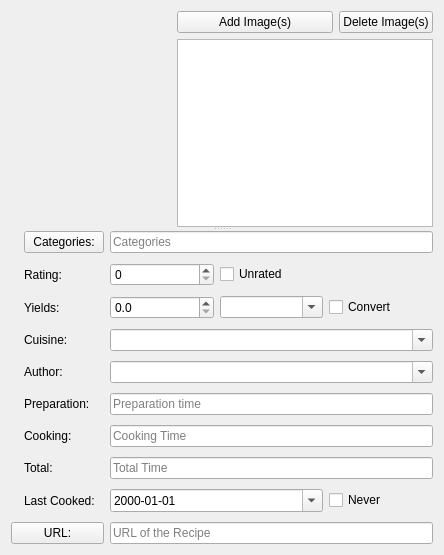
       <widget class="QWidget" name="mainTab">
        <attribute name="title">
         <string>Information</string>
        </attribute>
        <layout class="QVBoxLayout" name="verticalLayout_3">
         <item>
          <widget class="QSplitter" name="imageSplitter">
           <property name="orientation">
            <enum>Qt::Vertical</enum>
           </property>
           <widget class="QWidget" name="layoutWidget">
            <layout class="QHBoxLayout" name="imageHorizontalLayout">
             <item>
              <widget class="QLabel" name="imageLabel">
               <property name="sizePolicy">
                <sizepolicy hsizetype="Preferred" vsizetype="Preferred">
                 <horstretch>5</horstretch>
                 <verstretch>5</verstretch>
                </sizepolicy>
               </property>
               <property name="minimumSize">
                <size>
                 <width>160</width>
                 <height>120</height>
                </size>
               </property>
               <property name="maximumSize">
                <size>
                 <width>640</width>
                 <height>480</height>
                </size>
               </property>
               <property name="font">
                <font>
                 <weight>50</weight>
                 <bold>false</bold>
                </font>
               </property>
               <property name="text">
                <string notr="true"/>
               </property>
               <property name="pixmap">
                <pixmap resource="../../resources/resources.qrc">:/icons/image-32.png</pixmap>
               </property>
               <property name="scaledContents">
                <bool>false</bool>
               </property>
               <property name="alignment">
                <set>Qt::AlignCenter</set>
               </property>
              </widget>
             </item>
             <item>
              <layout class="QVBoxLayout" name="imageListVerticalLayout">
               <item>
                <layout class="QHBoxLayout" name="imageButtonsHorizontalLayout">
                 <item>
                  <widget class="QPushButton" name="addImagesButton">
                   <property name="enabled">
                    <bool>true</bool>
                   </property>
                   <property name="focusPolicy">
                    <enum>Qt::NoFocus</enum>
                   </property>
                   <property name="text">
                    <string>Add Image(s)</string>
                   </property>
                   <property name="icon">
                    <iconset resource="../../resources/resources.qrc">
                     <normaloff>:/icons/plus.png</normaloff>:/icons/plus.png</iconset>
                   </property>
                  </widget>
                 </item>
                 <item>
                  <widget class="QPushButton" name="deleteImagesButton">
                   <property name="enabled">
                    <bool>true</bool>
                   </property>
                   <property name="sizePolicy">
                    <sizepolicy hsizetype="Fixed" vsizetype="Fixed">
                     <horstretch>0</horstretch>
                     <verstretch>0</verstretch>
                    </sizepolicy>
                   </property>
                   <property name="focusPolicy">
                    <enum>Qt::NoFocus</enum>
                   </property>
                   <property name="text">
                    <string>Delete Image(s)</string>
                   </property>
                   <property name="icon">
                    <iconset resource="../../resources/resources.qrc">
                     <normaloff>:/icons/minus.png</normaloff>:/icons/minus.png</iconset>
                   </property>
                  </widget>
                 </item>
                </layout>
               </item>
               <item>
                <widget class="QTableView" name="imageTableView">
                 <property name="focusPolicy">
                  <enum>Qt::NoFocus</enum>
                 </property>
                 <property name="acceptDrops">
                  <bool>true</bool>
                 </property>
                 <property name="editTriggers">
                  <set>QAbstractItemView::AllEditTriggers</set>
                 </property>
                 <property name="dragEnabled">
                  <bool>true</bool>
                 </property>
                 <property name="dragDropOverwriteMode">
                  <bool>false</bool>
                 </property>
                 <property name="dragDropMode">
                  <enum>QAbstractItemView::InternalMove</enum>
                 </property>
                 <property name="defaultDropAction">
                  <enum>Qt::MoveAction</enum>
                 </property>
                 <property name="selectionMode">
                  <enum>QAbstractItemView::ExtendedSelection</enum>
                 </property>
                 <property name="selectionBehavior">
                  <enum>QAbstractItemView::SelectRows</enum>
                 </property>
                 <property name="gridStyle">
                  <enum>Qt::NoPen</enum>
                 </property>
                 <property name="cornerButtonEnabled">
                  <bool>false</bool>
                 </property>
                 <attribute name="horizontalHeaderVisible">
                  <bool>true</bool>
                 </attribute>
                 <attribute name="horizontalHeaderStretchLastSection">
                  <bool>true</bool>
                 </attribute>
                </widget>
               </item>
              </layout>
             </item>
            </layout>
           </widget>
           <widget class="QWidget" name="layoutWidget">
            <layout class="QGridLayout" name="gridLayout">
             <property name="leftMargin">
              <number>0</number>
             </property>
             <property name="verticalSpacing">
              <number>10</number>
             </property>
             <item row="8" column="2" colspan="2">
              <widget class="QDateEdit" name="lastCookedDateEdit">
               <property name="enabled">
                <bool>true</bool>
               </property>
               <property name="sizePolicy">
                <sizepolicy hsizetype="Minimum" vsizetype="Fixed">
                 <horstretch>5</horstretch>
                 <verstretch>0</verstretch>
                </sizepolicy>
               </property>
               <property name="readOnly">
                <bool>false</bool>
               </property>
               <property name="maximumDateTime">
                <datetime>
                 <hour>23</hour>
                 <minute>59</minute>
                 <second>59</second>
                 <year>9999</year>
                 <month>12</month>
                 <day>28</day>
                </datetime>
               </property>
               <property name="displayFormat">
                <string>yyyy-MM-dd</string>
               </property>
               <property name="calendarPopup">
                <bool>true</bool>
               </property>
              </widget>
             </item>
             <item row="8" column="4">
              <widget class="QCheckBox" name="neverCookedCheckBox">
               <property name="enabled">
                <bool>true</bool>
               </property>
               <property name="text">
                <string>Never</string>
               </property>
              </widget>
             </item>
             <item row="0" column="1">
              <widget class="QPushButton" name="catgoriesButton">
               <property name="focusPolicy">
                <enum>Qt::NoFocus</enum>
               </property>
               <property name="text">
                <string>Categories:</string>
               </property>
              </widget>
             </item>
             <item row="6" column="2" colspan="3">
              <widget class="QLineEdit" name="cookingTimeLineEdit">
               <property name="enabled">
                <bool>true</bool>
               </property>
               <property name="sizePolicy">
                <sizepolicy hsizetype="Expanding" vsizetype="Fixed">
                 <horstretch>5</horstretch>
                 <verstretch>0</verstretch>
                </sizepolicy>
               </property>
               <property name="readOnly">
                <bool>false</bool>
               </property>
               <property name="placeholderText">
                <string>Cooking Time</string>
               </property>
              </widget>
             </item>
             <item row="2" column="2">
              <widget class="QDoubleSpinBox" name="yieldsDoubleSpinBox">
               <property name="enabled">
                <bool>true</bool>
               </property>
               <property name="sizePolicy">
                <sizepolicy hsizetype="Minimum" vsizetype="Fixed">
                 <horstretch>0</horstretch>
                 <verstretch>0</verstretch>
                </sizepolicy>
               </property>
               <property name="readOnly">
                <bool>false</bool>
               </property>
               <property name="prefix">
                <string/>
               </property>
               <property name="decimals">
                <number>1</number>
               </property>
               <property name="minimum">
                <double>0.000000000000000</double>
               </property>
               <property name="maximum">
                <double>9999.000000000000000</double>
               </property>
              </widget>
             </item>
             <item row="3" column="1">
              <widget class="QLabel" name="cuisineLabel">
               <property name="text">
                <string>Cuisine:</string>
               </property>
              </widget>
             </item>
             <item row="8" column="1">
              <widget class="QLabel" name="lastCookedLabel">
               <property name="text">
                <string>Last Cooked:</string>
               </property>
              </widget>
             </item>
             <item row="2" column="0">
              <widget class="QLabel" name="imageYieldsLabel">
               <property name="text">
                <string/>
               </property>
               <property name="pixmap">
                <pixmap resource="../../resources/resources.qrc">:/icons/plates.png</pixmap>
               </property>
              </widget>
             </item>
             <item row="1" column="1">
              <widget class="QLabel" name="ratingLabel">
               <property name="text">
                <string>Rating:</string>
               </property>
              </widget>
             </item>
             <item row="5" column="0">
              <widget class="QLabel" name="imagePreparationTimeLabel">
               <property name="text">
                <string/>
               </property>
               <property name="pixmap">
                <pixmap resource="../../resources/resources.qrc">:/icons/clock.png</pixmap>
               </property>
              </widget>
             </item>
             <item row="6" column="0">
              <widget class="QLabel" name="imageCookingTimeLabel">
               <property name="text">
                <string/>
               </property>
               <property name="pixmap">
                <pixmap resource="../../resources/resources.qrc">:/icons/clock.png</pixmap>
               </property>
              </widget>
             </item>
             <item row="6" column="1">
              <widget class="QLabel" name="cookingTimeLabel">
               <property name="text">
                <string>Cooking:</string>
               </property>
              </widget>
             </item>
             <item row="7" column="2" colspan="3">
              <widget class="QLineEdit" name="totalTimeLineEdit">
               <property name="enabled">
                <bool>true</bool>
               </property>
               <property name="sizePolicy">
                <sizepolicy hsizetype="Expanding" vsizetype="Fixed">
                 <horstretch>5</horstretch>
                 <verstretch>0</verstretch>
                </sizepolicy>
               </property>
               <property name="readOnly">
                <bool>false</bool>
               </property>
               <property name="placeholderText">
                <string>Total Time</string>
               </property>
              </widget>
             </item>
             <item row="1" column="2">
              <widget class="QSpinBox" name="ratingSpinBox">
               <property name="enabled">
                <bool>true</bool>
               </property>
               <property name="sizePolicy">
                <sizepolicy hsizetype="Minimum" vsizetype="Fixed">
                 <horstretch>0</horstretch>
                 <verstretch>0</verstretch>
                </sizepolicy>
               </property>
               <property name="readOnly">
                <bool>false</bool>
               </property>
               <property name="maximum">
                <number>10</number>
               </property>
              </widget>
             </item>
             <item row="5" column="2" colspan="3">
              <widget class="QLineEdit" name="preparationTimeLineEdit">
               <property name="enabled">
                <bool>true</bool>
               </property>
               <property name="sizePolicy">
                <sizepolicy hsizetype="Expanding" vsizetype="Fixed">
                 <horstretch>5</horstretch>
                 <verstretch>0</verstretch>
                </sizepolicy>
               </property>
               <property name="readOnly">
                <bool>false</bool>
               </property>
               <property name="placeholderText">
                <string>Preparation time</string>
               </property>
              </widget>
             </item>
             <item row="2" column="4">
              <widget class="QCheckBox" name="convertYieldsCheckBox">
               <property name="text">
                <string>Convert</string>
               </property>
              </widget>
             </item>
             <item row="9" column="2" colspan="3">
              <widget class="QLineEdit" name="urlLineEdit">
               <property name="enabled">
                <bool>true</bool>
               </property>
               <property name="sizePolicy">
                <sizepolicy hsizetype="Expanding" vsizetype="Fixed">
                 <horstretch>5</horstretch>
                 <verstretch>0</verstretch>
                </sizepolicy>
               </property>
               <property name="readOnly">
                <bool>false</bool>
               </property>
               <property name="placeholderText">
                <string>URL of the Recipe</string>
               </property>
              </widget>
             </item>
             <item row="2" column="1">
              <widget class="QLabel" name="yieldsLabel">
               <property name="text">
                <string>Yields:</string>
               </property>
              </widget>
             </item>
             <item row="1" column="0">
              <widget class="QLabel" name="imageRatingLabel">
               <property name="text">
                <string/>
               </property>
               <property name="pixmap">
                <pixmap resource="../../resources/resources.qrc">:/icons/star.png</pixmap>
               </property>
              </widget>
             </item>
             <item row="5" column="1">
              <widget class="QLabel" name="preparationTimeLabel">
               <property name="text">
                <string>Preparation:</string>
               </property>
              </widget>
             </item>
             <item row="4" column="1">
              <widget class="QLabel" name="authorLabel">
               <property name="text">
                <string>Author:</string>
               </property>
              </widget>
             </item>
             <item row="3" column="0">
              <widget class="QLabel" name="imageCuisineLabel">
               <property name="text">
                <string/>
               </property>
               <property name="pixmap">
                <pixmap resource="../../resources/resources.qrc">:/icons/cutleries.png</pixmap>
               </property>
              </widget>
             </item>
             <item row="0" column="2" colspan="3">
              <widget class="QLineEdit" name="categoriesLineEdit">
               <property name="enabled">
                <bool>true</bool>
               </property>
               <property name="sizePolicy">
                <sizepolicy hsizetype="Expanding" vsizetype="Fixed">
                 <horstretch>5</horstretch>
                 <verstretch>0</verstretch>
                </sizepolicy>
               </property>
               <property name="readOnly">
                <bool>true</bool>
               </property>
               <property name="placeholderText">
                <string>Categories</string>
               </property>
              </widget>
             </item>
             <item row="3" column="2" colspan="3">
              <widget class="QComboBox" name="cuisineComboBox">
               <property name="enabled">
                <bool>true</bool>
               </property>
               <property name="sizePolicy">
                <sizepolicy hsizetype="Preferred" vsizetype="Fixed">
                 <horstretch>10</horstretch>
                 <verstretch>0</verstretch>
                </sizepolicy>
               </property>
               <property name="editable">
                <bool>true</bool>
               </property>
               <property name="insertPolicy">
                <enum>QComboBox::InsertAlphabetically</enum>
               </property>
              </widget>
             </item>
             <item row="8" column="0">
              <widget class="QLabel" name="imageLastCookedLabel">
               <property name="text">
                <string/>
               </property>
               <property name="pixmap">
                <pixmap resource="../../resources/resources.qrc">:/icons/calendar-day.png</pixmap>
               </property>
              </widget>
             </item>
             <item row="0" column="0">
              <widget class="QLabel" name="imageCategoriesLabel">
               <property name="text">
                <string/>
               </property>
               <property name="pixmap">
                <pixmap resource="../../resources/resources.qrc">:/icons/bread.png</pixmap>
               </property>
              </widget>
             </item>
             <item row="7" column="1">
              <widget class="QLabel" name="totalTimeLabel">
               <property name="text">
                <string>Total:</string>
               </property>
              </widget>
             </item>
             <item row="2" column="3">
              <widget class="QComboBox" name="yieldsComboBox">
               <property name="enabled">
                <bool>true</bool>
               </property>
               <property name="sizePolicy">
                <sizepolicy hsizetype="Expanding" vsizetype="Fixed">
                 <horstretch>5</horstretch>
                 <verstretch>0</verstretch>
                </sizepolicy>
               </property>
               <property name="editable">
                <bool>true</bool>
               </property>
               <property name="currentText">
                <string notr="true"/>
               </property>
               <property name="insertPolicy">
                <enum>QComboBox::InsertAlphabetically</enum>
               </property>
              </widget>
             </item>
             <item row="1" column="3" colspan="2">
              <widget class="QCheckBox" name="unratedCheckBox">
               <property name="enabled">
                <bool>true</bool>
               </property>
               <property name="text">
                <string>Unrated</string>
               </property>
              </widget>
             </item>
             <item row="9" column="0" colspan="2">
              <widget class="QPushButton" name="urlButton">
               <property name="focusPolicy">
                <enum>Qt::NoFocus</enum>
               </property>
               <property name="text">
                <string>URL:</string>
               </property>
               <property name="icon">
                <iconset resource="../../resources/resources.qrc">
                 <normaloff>:/icons/external.png</normaloff>:/icons/external.png</iconset>
               </property>
              </widget>
             </item>
             <item row="4" column="0">
              <widget class="QLabel" name="imageAuthorLabel">
               <property name="text">
                <string/>
               </property>
               <property name="pixmap">
                <pixmap resource="../../resources/resources.qrc">:/icons/quill.png</pixmap>
               </property>
              </widget>
             </item>
             <item row="7" column="0">
              <widget class="QLabel" name="imageTotalTimeLabel">
               <property name="text">
                <string/>
               </property>
               <property name="pixmap">
                <pixmap resource="../../resources/resources.qrc">:/icons/clock.png</pixmap>
               </property>
              </widget>
             </item>
             <item row="4" column="2" colspan="3">
              <widget class="QComboBox" name="authorComboBox">
               <property name="enabled">
                <bool>true</bool>
               </property>
               <property name="sizePolicy">
                <sizepolicy hsizetype="Preferred" vsizetype="Fixed">
                 <horstretch>10</horstretch>
                 <verstretch>0</verstretch>
                </sizepolicy>
               </property>
               <property name="editable">
                <bool>true</bool>
               </property>
               <property name="insertPolicy">
                <enum>QComboBox::InsertAlphabetically</enum>
               </property>
              </widget>
             </item>
            </layout>
           </widget>
          </widget>
         </item>
        </layout>
       </widget>
